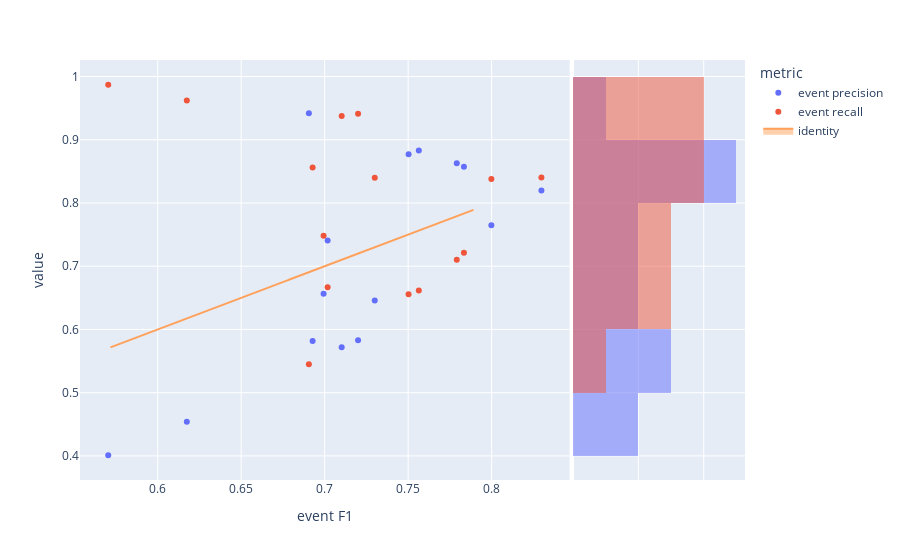

The cell this chart's notebook holds for it:
### Code cell
fig=px.scatter(visualTradeoff,x='event F1',y='value',color='metric', marginal_y="histogram")
fig.add_trace(
    go.Scatter(x=experimentModels['eventF1'], y=experimentModels['eventF1'], name="identity", mode='lines',fill="toself")
)
fig.show()

### Figure 1 — Plotly figure (JSON) as saved in the notebook; plotly's stock layout.template omitted (floating-point values rounded to 4 significant figures)
{"data": [{"hovertemplate": "metric=event precision<br>event F1=%{x}<br>value=%{y}<extra></extra>", "legendgroup": "event precision", "marker": {"color": "#636efa", "symbol": "circle"}, "mode": "markers", "name": "event precision", "orientation": "v", "showlegend": true, "type": "scatter", "x": [0.6905, 0.7998, 0.6993, 0.6928, 0.7018, 0.73, 0.7791, 0.8298, 0.7102, 0.7834, 0.72, 0.6174, 0.7564, 0.7502, 0.5704], "xaxis": "x", "y": [0.9421, 0.765, 0.6564, 0.5817, 0.7407, 0.6456, 0.8629, 0.8196, 0.5717, 0.8571, 0.583, 0.4541, 0.8832, 0.877, 0.4011], "yaxis": "y"}, {"alignmentgroup": "True", "bingroup": "y", "hovertemplate": "metric=event precision<br>value=%{y}<br>count=%{x}<extra></extra>", "legendgroup": "event precision", "marker": {"color": "#636efa"}, "name": "event precision", "offsetgroup": "event precision", "opacity": 0.5, "showlegend": false, "type": "histogram", "xaxis": "x2", "y": [0.9421, 0.765, 0.6564, 0.5817, 0.7407, 0.6456, 0.8629, 0.8196, 0.5717, 0.8571, 0.583, 0.4541, 0.8832, 0.877, 0.4011], "yaxis": "y2"}, {"hovertemplate": "metric=event recall<br>event F1=%{x}<br>value=%{y}<extra></extra>", "legendgroup": "event recall", "marker": {"color": "#EF553B", "symbol": "circle"}, "mode": "markers", "name": "event recall", "orientation": "v", "showlegend": true, "type": "scatter", "x": [0.6905, 0.7998, 0.6993, 0.6928, 0.7018, 0.73, 0.7791, 0.8298, 0.7102, 0.7834, 0.72, 0.6174, 0.7564, 0.7502, 0.5704], "xaxis": "x", "y": [0.545, 0.838, 0.7483, 0.8563, 0.6667, 0.8399, 0.7101, 0.8403, 0.9377, 0.7214, 0.9413, 0.9621, 0.6617, 0.6555, 0.987], "yaxis": "y"}, {"alignmentgroup": "True", "bingroup": "y", "hovertemplate": "metric=event recall<br>value=%{y}<br>count=%{x}<extra></extra>", "legendgroup": "event recall", "marker": {"color": "#EF553B"}, "name": "event recall", "offsetgroup": "event recall", "opacity": 0.5, "showlegend": false, "type": "histogram", "xaxis": "x2", "y": [0.545, 0.838, 0.7483, 0.8563, 0.6667, 0.8399, 0.7101, 0.8403, 0.9377, 0.7214, 0.9413, 0.9621, 0.6617, 0.6555, 0.987], "yaxis": "y2"}, {"fill": "toself", "mode": "lines", "name": "identity", "type": "scatter", "x": [0.6782, 0.7891, 0.6585, 0.6682, 0.6734, 0.6404, 0.7693, 0.7683, 0.6862, 0.7257, 0.6773, 0.6004, 0.7384, 0.7404, 0.5717], "y": [0.6782, 0.7891, 0.6585, 0.6682, 0.6734, 0.6404, 0.7693, 0.7683, 0.6862, 0.7257, 0.6773, 0.6004, 0.7384, 0.7404, 0.5717]}], "layout": {"barmode": "overlay", "legend": {"title": {"text": "metric"}, "tracegroupgap": 0}, "margin": {"t": 60}, "xaxis": {"anchor": "y", "domain": [0, 0.7363], "title": {"text": "event F1"}}, "xaxis2": {"anchor": "y2", "domain": [0.7413, 1], "matches": "x2", "showgrid": true, "showline": false, "showticklabels": false, "ticks": ""}, "yaxis": {"anchor": "x", "domain": [0, 1], "title": {"text": "value"}}, "yaxis2": {"anchor": "x2", "domain": [0, 1], "matches": "y", "showgrid": true, "showticklabels": false}}}
